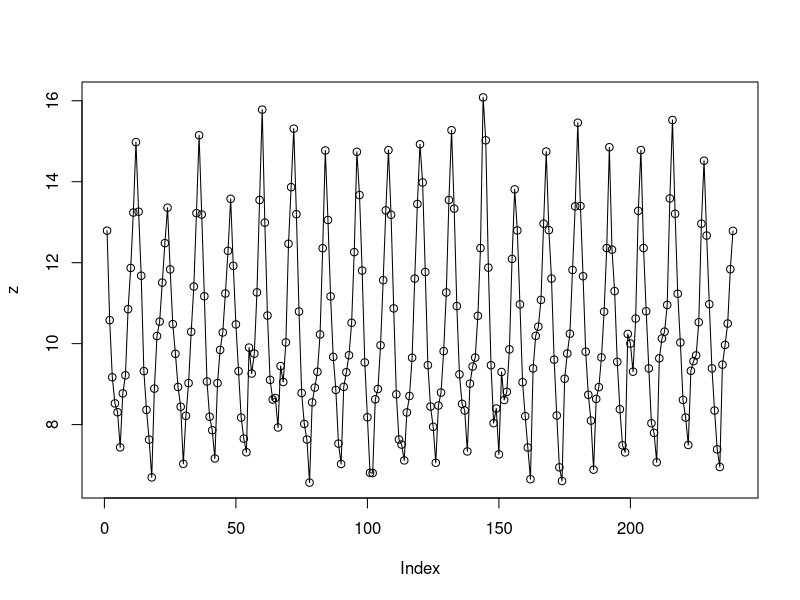

Recreate this plot in R.
       #.    1.   2.   3.   4.    5.    6.    7.    8.    9.   10.  11.   12
means <- c(8.0, 7.2, 9.1, 9.3, 10.1, 11.3, 13.1, 14.9, 13.1, 11.2, 9.4,  8.5)
sds   <- c(1.2, 0.9, 1.3, 1.2,  1.4,  1.6,  1.3,  1.7,  1.4,  1.3, 0.9,  0.8)


N <- 400
z <- rnorm(N)

for(t in 3:N) {
	z[t] = 0.8 * z[t-1] - 0.3 *  z[t - 2] + 0.5 * rnorm(1)
}


for(i in 1:12){
	
    z[seq(i, N, 12)] = z[seq(i, N, 12)] * 0.6 * sds[i]
    z[seq(i, N, 12)] = z[seq(i, N, 12)] + means[i] 
    	
}
z = z[21:259]
cat(z, file='ejemplo.txt')
plot(z, type = 'o')
